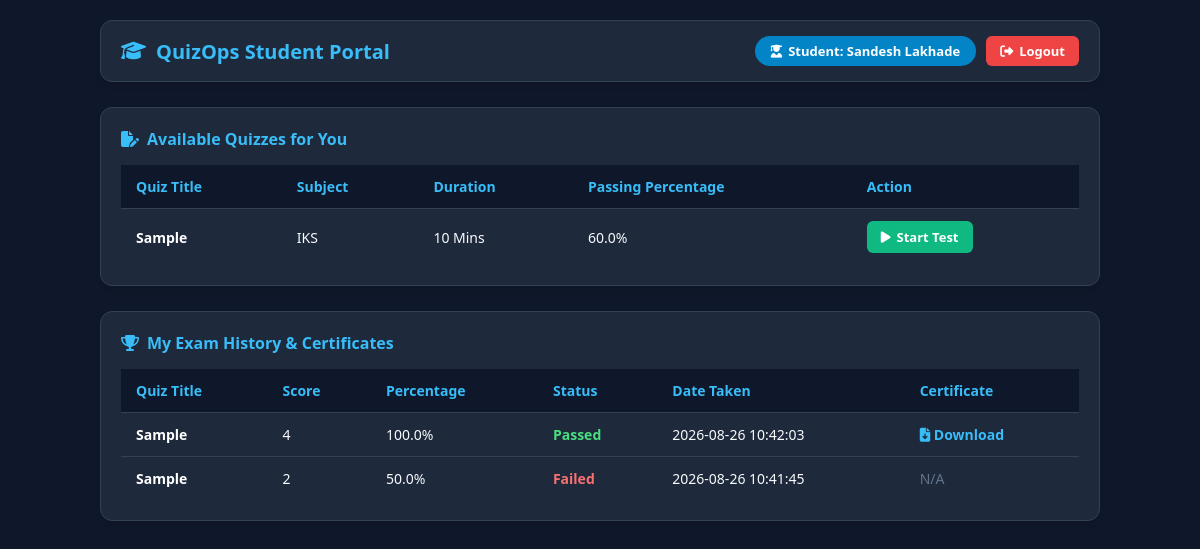
The app's page /student/dashboard (signed in) with its own data.
### app.py (models this page shows)
class User(UserMixin, db.Model):
    id = db.Column(db.Integer, primary_key=True)
    username = db.Column(db.String(150), unique=True, nullable=False)
    email = db.Column(db.String(150), unique=True, nullable=False)
    password = db.Column(db.String(150), nullable=False)
    role = db.Column(db.String(50), nullable=False) # Student, Teacher, Admin
    results = db.relationship('Result', backref='user', cascade="all, delete-orphan")
    quizzes = db.relationship('Quiz', backref='teacher', cascade="all, delete-orphan")

class Quiz(db.Model):
    id = db.Column(db.Integer, primary_key=True)
    title = db.Column(db.String(150), nullable=False)
    subject = db.Column(db.String(100), nullable=False)
    duration = db.Column(db.Integer, nullable=False) # In minutes
    pass_mark = db.Column(db.Float, nullable=False) # Passing Percentage
    teacher_id = db.Column(db.Integer, db.ForeignKey('user.id'), nullable=False)
    questions = db.relationship('Question', backref='quiz', cascade="all, delete-orphan")
    results = db.relationship('Result', backref='quiz', cascade="all, delete-orphan")

class Result(db.Model):
    id = db.Column(db.Integer, primary_key=True)
    user_id = db.Column(db.Integer, db.ForeignKey('user.id'), nullable=False)
    quiz_id = db.Column(db.Integer, db.ForeignKey('quiz.id'), nullable=False)
    quiz_title = db.Column(db.String(150), nullable=False)
    score = db.Column(db.Integer, nullable=False)
    total_questions = db.Column(db.Integer, nullable=False)
    percentage = db.Column(db.Float, nullable=False)
    status = db.Column(db.String(20), nullable=False) # Pass or Fail
    date_taken = db.Column(db.String(50), nullable=False)

### app.py (the view)
@app.route('/student/dashboard')
@login_required
def student_dashboard():
    quizzes = Quiz.query.all()
    results = Result.query.filter_by(user_id=current_user.id).order_by(Result.id.desc()).all()
    return render_template('student_dashboard.html', quizzes=quizzes, results=results)

### app.py (called while the page is built)
@login_manager.user_loader
def load_user(user_id):
    return User.query.get(int(user_id))

### templates/student_dashboard.html (shortened to what this page needs)
<!DOCTYPE html>
<html lang="en">
<head>
    <link rel="stylesheet" href="https://cdnjs.cloudflare.com/ajax/libs/font-awesome/6.4.0/css/all.min.css">
</head>
<body>
    <div class="container">
        <div class="navbar-card">
            <h2><i class="fa-solid fa-graduation-cap"></i> QuizOps Student Portal</h2>
            <div class="user-info">
                <div class="user-badge">
                    <i class="fas fa-user-graduate"></i> Student: {{ current_user.username }}
                </div>
                <a href="{{ url_for('logout') }}" class="btn-logout">
                    <i class="fa-solid fa-right-from-bracket"></i> Logout
                </a>
            </div>
        </div>
        <div class="card">
            <div class="card-title"><i class="fa-solid fa-file-pen"></i> Available Quizzes for You</div>
            <div class="table-responsive">
                <table>
                    <thead>
                        <tr>
                            <th>Quiz Title</th>
                            <th>Subject</th>
                            <th>Duration</th>
                            <th>Passing Percentage</th>
                            <th>Action</th>
                        </tr>
                    </thead>
                    <tbody>
                        {% for quiz in quizzes %}
                        <tr>
                            <td style="font-weight: bold; color: #fff;">{{ quiz.title }}</td>
                            <td>{{ quiz.subject }}</td>
                            <td>{{ quiz.duration_minutes if quiz.duration_minutes else (quiz.duration if quiz.duration else 20) }} Mins</td>
                            <td>{{ quiz.passing_limit or quiz.passing_percentage or quiz.passing_marks or quiz.pass_mark or 80 }}%</td>
                            <td>
                                <a href="{{ url_for('take_quiz', quiz_id=quiz.id) }}" class="btn-start">
                                    <i class="fa-solid fa-play"></i> Start Test
                                </a>
                            </td>
                        </tr>
                        {% endfor %}
                    </tbody>
                </table>
            </div>
        </div>
        <div class="card">
            <div class="card-title"><i class="fa-solid fa-trophy"></i> My Exam History & Certificates</div>
            <div class="table-responsive">
                <table>
                    <thead>
                        <tr>
                            <th>Quiz Title</th>
                            <th>Score</th>
                            <th>Percentage</th>
                            <th>Status</th>
                            <th>Date Taken</th>
                            <th>Certificate</th>
                        </tr>
                    </thead>
                    <tbody>
                        {% for result in results %}
                        <tr>
                            <td style="font-weight: bold; color: #fff;">
                                {% if result.quiz and result.quiz.title %}
                                    {{ result.quiz.title }}
                                {% elif result.quiz_title %}
                                    {{ result.quiz_title }}
                                {% else %}
                                    Quiz Exam
                                {% endif %}
                            </td>
                            <td>{{ result.score }}</td>
                            <td>{{ "%.1f"|format(result.percentage) }}%</td>
                            <td>
                                {% if result.status == 'Passed' or result.percentage >= 80 %}
                                    <span style="color: #4ade80; font-weight: bold;">Passed</span>
                                {% else %}
                                    <span style="color: #f87171; font-weight: bold;">Failed</span>
                                {% endif %}
                            </td>
                            <td>{{ result.date_taken if result.date_taken else 'N/A' }}</td>
                            <td>
                                {% if result.status == 'Passed' or result.percentage >= 80 %}
                                    <a href="{{ url_for('download_certificate', result_id=result.id) }}" style="color: #38bdf8; font-weight: 600; text-decoration: none;">
                                        <i class="fa-solid fa-file-arrow-down"></i> Download
                                    </a>
                                {% else %}
                                    <span style="color: #64748b;">N/A</span>
                                {% endif %}
                            </td>
                        </tr>
                        {% endfor %}
                    </tbody>
                </table>
            </div>
        </div>
    </div>
</body>
</html>

### templates/student_dashboard.html (style rules this page uses)
* { box-sizing: border-box; margin: 0; padding: 0; }
body { background-color: #0f172a; color: #f8fafc; font-family: 'Segoe UI', Tahoma, Geneva, Verdana, sans-serif; padding: 20px; }
.container { max-width: 1000px; margin: 0 auto; }
.navbar-card { background: #1e293b; border: 1px solid #334155; border-radius: 12px; padding: 15px 20px; margin-bottom: 25px; display: flex; justify-content: space-between; align-items: center; flex-wrap: wrap; gap: 10px; box-shadow: 0 4px 6px -1px rgba(0, 0, 0, 0.1); }
.navbar-card h2 { font-size: 20px; margin: 0; color: #38bdf8; display: flex; align-items: center; gap: 10px; }
.user-info { display: flex; align-items: center; gap: 10px; }
.user-badge { background: #0284c7; color: #ffffff; padding: 6px 16px; border-radius: 20px; font-size: 13px; font-weight: 600; display: flex; align-items: center; gap: 6px; }
.btn-logout { background: #ef4444; color: #fff; padding: 6px 14px; border-radius: 6px; text-decoration: none; font-size: 13px; font-weight: 600; display: flex; align-items: center; gap: 6px; }
.card { background: #1e293b; border: 1px solid #334155; border-radius: 12px; padding: 20px; margin-bottom: 25px; box-shadow: 0 4px 6px -1px rgba(0, 0, 0, 0.1); }
.card-title { font-size: 16px; font-weight: 700; color: #38bdf8; margin-bottom: 15px; display: flex; align-items: center; gap: 8px; }
.table-responsive { width: 100%; overflow-x: auto; -webkit-overflow-scrolling: touch; }
table { width: 100%; border-collapse: collapse; font-size: 14px; min-width: 600px; }
th, td { padding: 12px 15px; text-align: left; border-bottom: 1px solid #334155; white-space: nowrap; }
th { background: #0f172a; color: #38bdf8; font-weight: 600; }
tr:last-child td { border-bottom: none; }
.btn-start { background: #10b981; color: #fff; padding: 7px 14px; border-radius: 6px; text-decoration: none; font-weight: bold; font-size: 13px; display: inline-flex; align-items: center; gap: 6px; }

### records on screen
User: username "Sandesh Lakhade"
Quiz: title "Sample", subject "IKS", duration "10", pass_mark "60.0"
Result: quiz "Sample", score "4", percentage "100.0", status "Passed", date_taken "2026-08-26 10:42:03"
Result: quiz "Sample", score "2", percentage "50.0", status "Failed", date_taken "2026-08-26 10:41:45"
